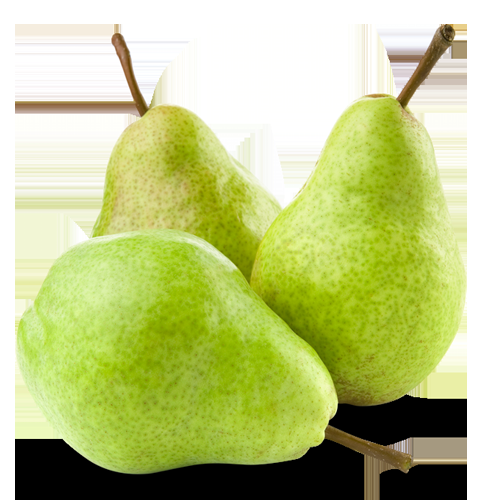
//> input picture image/pears.png, 500 x 500 px
$ ./color_change   (built with g++ and OpenCV 4)
//> lines starting //> are read from the running program, lines starting //| are printed output that depends on the picture
#include <opencv.hpp>
using namespace std;
using namespace cv;

int main()
{
	Mat M = imread("image/pears.png");
//> M is the input picture: 500 rows x 500 cols, CV_8UC3; mean B, G, R 133.2, 199.1, 188.6
	Mat yuv, hsv, gray;

	cvtColor(M, gray, COLOR_BGR2GRAY);
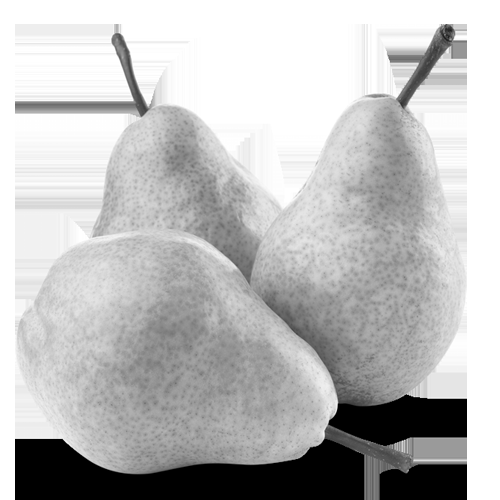
//> gray: 500 rows x 500 cols, CV_8UC1; min 0, max 255, mean 188.4
	cvtColor(M, yuv, COLOR_BGR2YUV);
//> yuv: 500 rows x 500 cols, CV_8UC3; mean of channels 0, 1, 2 188.4, 100.8, 128.1
	cvtColor(M, hsv, COLOR_BGR2HSV);
//> hsv: 500 rows x 500 cols, CV_8UC3; mean H, S, V 26.3, 89.2, 200.2

	vector<Mat> hsv_ch(3);
	vector<Mat> yuv_ch(3);

	// split 함수를 사용하여 hsv와  yuv 이미지의 각 채널을 분리
	split(hsv, hsv_ch);
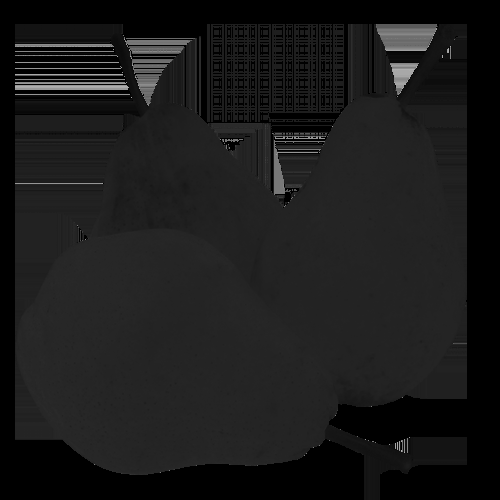
//> hsv_ch[0]: 500 rows x 500 cols, CV_8UC1; min 0, max 177, mean 26.3
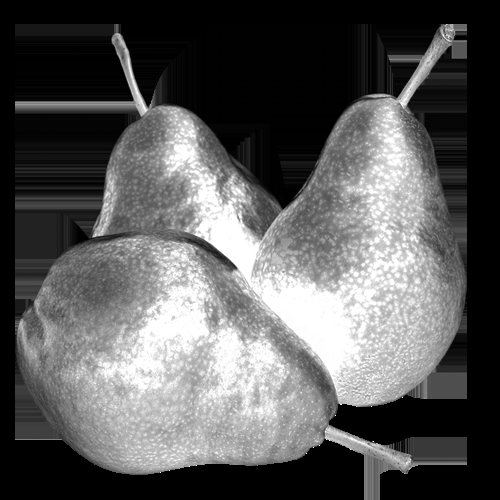
//> hsv_ch[1]: 500 rows x 500 cols, CV_8UC1; min 0, max 255, mean 89.2
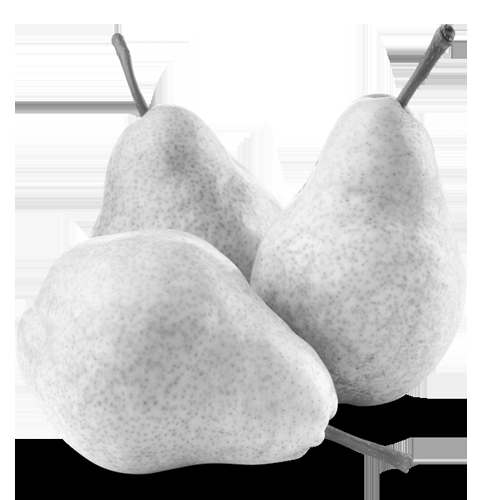
//> hsv_ch[2]: 500 rows x 500 cols, CV_8UC1; min 0, max 255, mean 200.2
	split(yuv, yuv_ch);
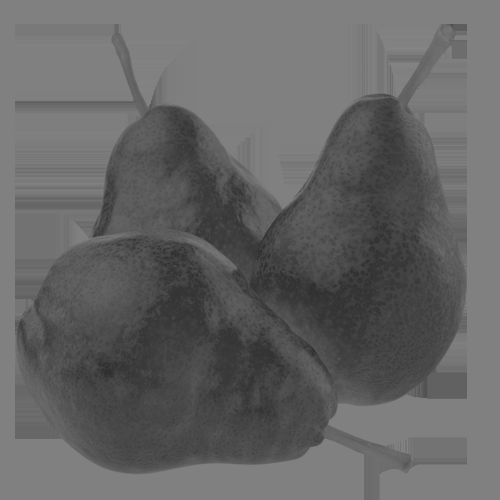
//> yuv_ch[1]: 500 rows x 500 cols, CV_8UC1; min 44, max 133, mean 100.8
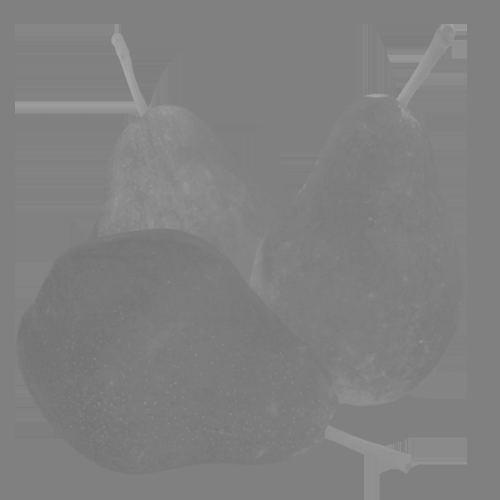
//> yuv_ch[2]: 500 rows x 500 cols, CV_8UC1; min 115, max 166, mean 128.1

	imshow("org", M);
	imshow("gray", gray);
	imshow("H", hsv_ch[0]);
	imshow("S", hsv_ch[1]);
	imshow("V", hsv_ch[2]);
	imshow("hsv", hsv);
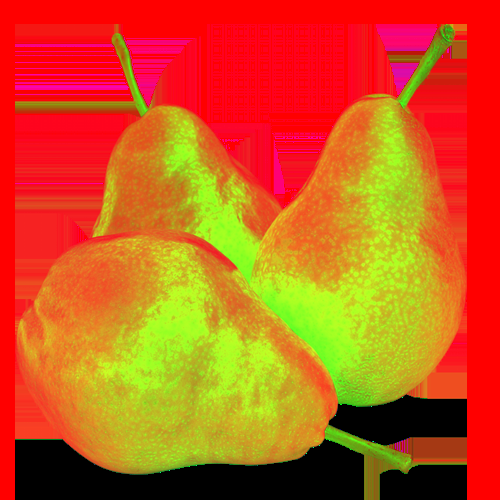
//> window 'hsv': 500 rows x 500 cols, CV_8UC3; mean B, G, R 26.3, 89.2, 200.2
	imshow("Y", yuv_ch[0]);

	waitKey(0);
	return 0;
}

$ run again, with image/bird.png copied over image/pears.png
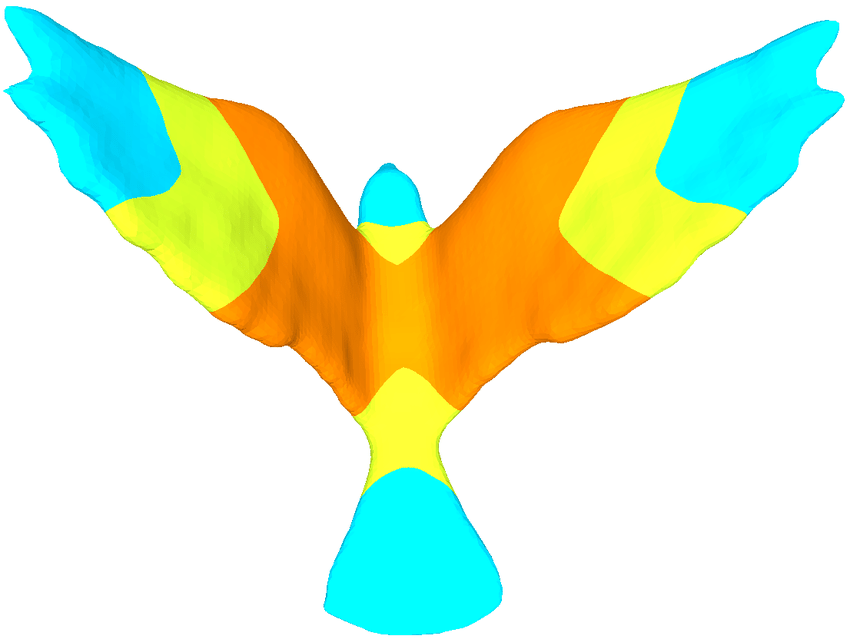
//> input picture image/bird.png, 850 x 639 px
//> M is the input picture: 639 rows x 850 cols, CV_8UC3; mean B, G, R 203.8, 239.5, 221.1
//> yuv: 639 rows x 850 cols, CV_8UC3; mean of channels 0, 1, 2 229.9, 115.1, 123
//> hsv: 639 rows x 850 cols, CV_8UC3; mean H, S, V 16.8, 81.9, 253.6
//> `split(yuv, yuv_ch);`:
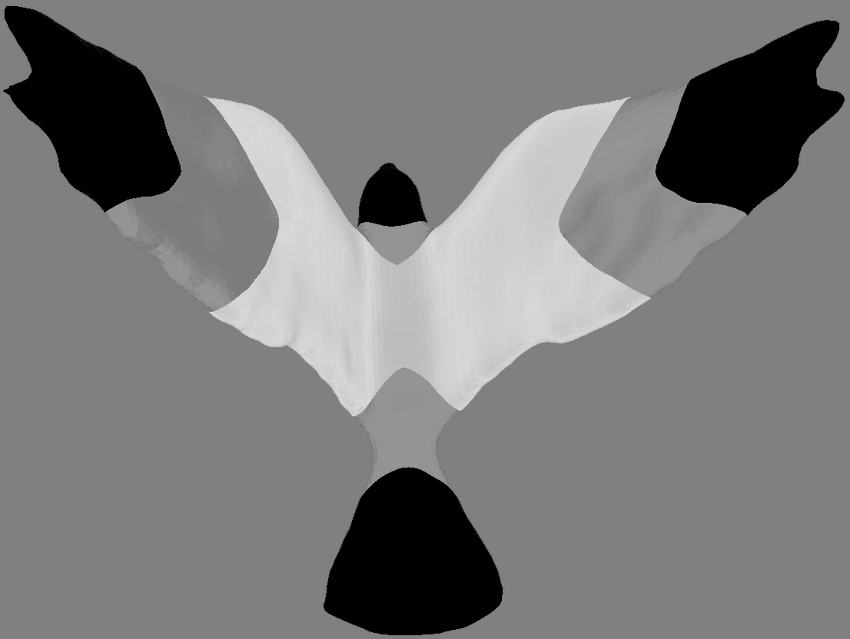
//> yuv_ch[2]: 639 rows x 850 cols, CV_8UC1; min 0, max 219, mean 123
//> `imshow("hsv", hsv);`:
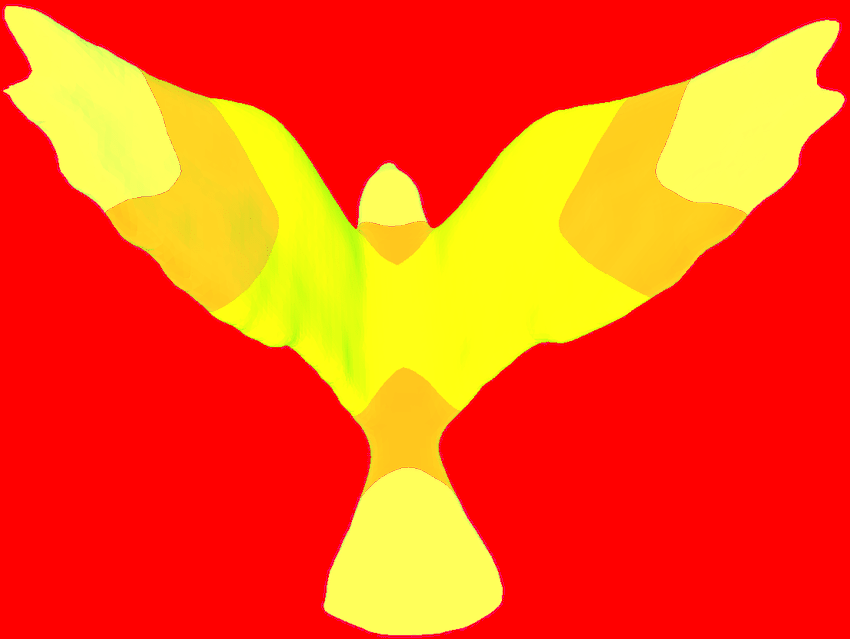
//> window 'hsv': 639 rows x 850 cols, CV_8UC3; mean B, G, R 16.8, 81.9, 253.6

$ run again, with image/flower.png copied over image/pears.png
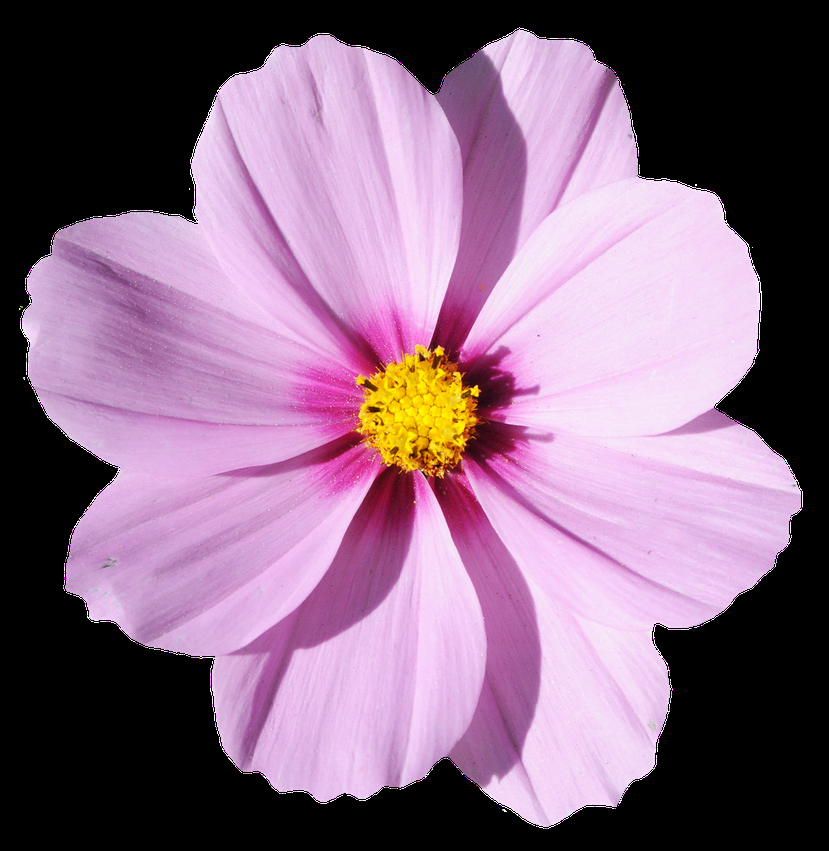
//> input picture image/flower.png, 829 x 851 px, shrunk from 1200 x 1233 before the run
//> M is the input picture: 851 rows x 829 cols, CV_8UC3; mean B, G, R 128.8, 103.6, 134.1
//> yuv: 851 rows x 829 cols, CV_8UC3; mean of channels 0, 1, 2 115.6, 134.5, 144.2
//> hsv: 851 rows x 829 cols, CV_8UC3; mean H, S, V 90.1, 42.7, 135.2
//> `split(yuv, yuv_ch);`:
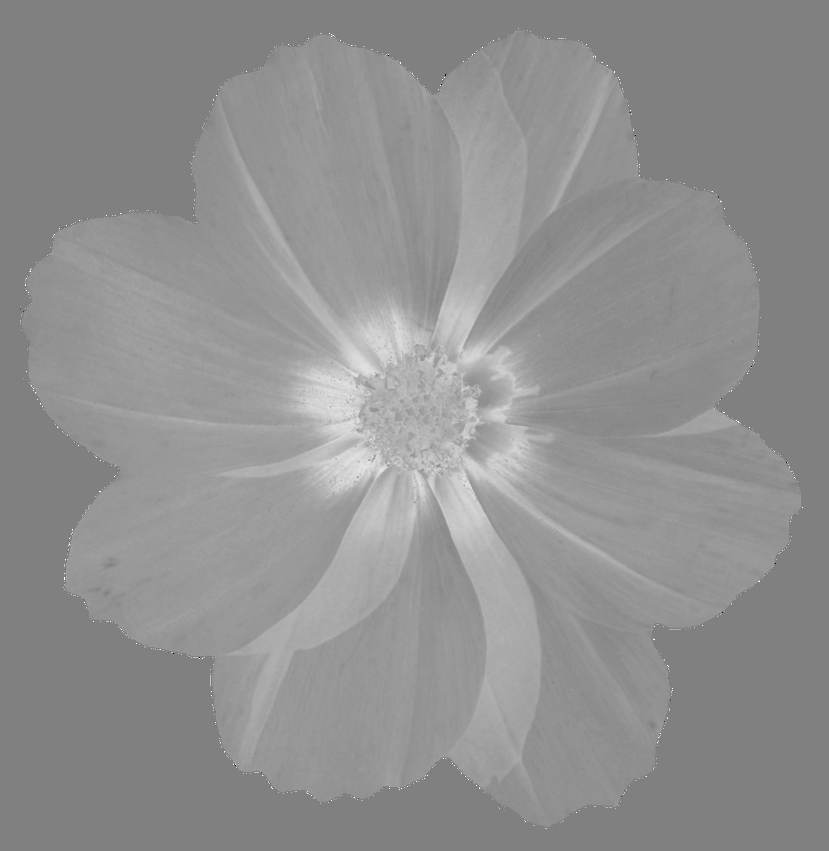
//> yuv_ch[2]: 851 rows x 829 cols, CV_8UC1; min 0, max 255, mean 144.2
//> `imshow("hsv", hsv);`:
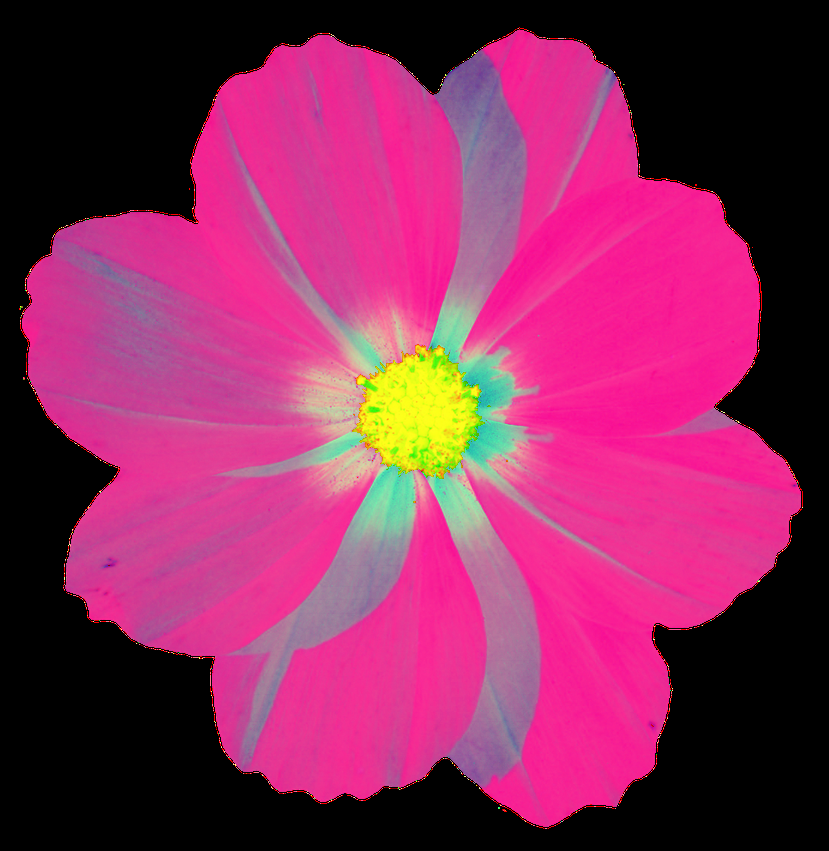
//> window 'hsv': 851 rows x 829 cols, CV_8UC3; mean B, G, R 90.1, 42.7, 135.2
